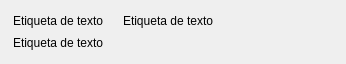
<?xml version="1.0" encoding="UTF-8"?>
<ui version="4.0">
 <class>TransactionFrame</class>
 <widget class="QFrame" name="TransactionFrame">
  <property name="geometry">
   <rect>
    <x>0</x>
    <y>0</y>
    <width>346</width>
    <height>64</height>
   </rect>
  </property>
  <property name="minimumSize">
   <size>
    <width>0</width>
    <height>64</height>
   </size>
  </property>
  <property name="maximumSize">
   <size>
    <width>540</width>
    <height>64</height>
   </size>
  </property>
  <property name="windowTitle">
   <string>Marco</string>
  </property>
  <property name="autoFillBackground">
   <bool>true</bool>
  </property>
  <property name="frameShape">
   <enum>QFrame::NoFrame</enum>
  </property>
  <property name="frameShadow">
   <enum>QFrame::Raised</enum>
  </property>
  <layout class="QHBoxLayout" name="horizontalLayout_2" stretch="0,0,0">
   <property name="leftMargin">
    <number>0</number>
   </property>
   <property name="topMargin">
    <number>0</number>
   </property>
   <property name="rightMargin">
    <number>0</number>
   </property>
   <property name="bottomMargin">
    <number>0</number>
   </property>
   <item>
    <widget class="QLabel" name="m_iconLabel">
     <property name="text">
      <string/>
     </property>
    </widget>
   </item>
   <item>
    <layout class="QVBoxLayout" name="verticalLayout">
     <property name="spacing">
      <number>0</number>
     </property>
     <item>
      <spacer name="verticalSpacer_2">
       <property name="orientation">
        <enum>Qt::Vertical</enum>
       </property>
       <property name="sizeType">
        <enum>QSizePolicy::Fixed</enum>
       </property>
       <property name="sizeHint" stdset="0">
        <size>
         <width>20</width>
         <height>10</height>
        </size>
       </property>
      </spacer>
     </item>
     <item>
      <layout class="QHBoxLayout" name="horizontalLayout" stretch="0,1">
       <property name="spacing">
        <number>20</number>
       </property>
       <item>
        <widget class="QLabel" name="m_timeLabel">
         <property name="text">
          <string>Etiqueta de texto</string>
         </property>
        </widget>
       </item>
       <item>
        <widget class="QLabel" name="m_amountLabel">
         <property name="text">
          <string>Etiqueta de texto</string>
         </property>
         <property name="alignment">
          <set>Qt::AlignRight|Qt::AlignTrailing|Qt::AlignVCenter</set>
         </property>
        </widget>
       </item>
      </layout>
     </item>
     <item>
      <widget class="QLabel" name="m_hashLabel">
       <property name="styleSheet">
        <string notr="true"/>
       </property>
       <property name="text">
        <string>Etiqueta de texto</string>
       </property>
       <property name="alignment">
        <set>Qt::AlignLeading|Qt::AlignLeft|Qt::AlignVCenter</set>
       </property>
       <property name="indent">
        <number>-1</number>
       </property>
       <property name="textInteractionFlags">
        <set>Qt::NoTextInteraction</set>
       </property>
      </widget>
     </item>
     <item>
      <spacer name="verticalSpacer">
       <property name="orientation">
        <enum>Qt::Vertical</enum>
       </property>
       <property name="sizeType">
        <enum>QSizePolicy::Fixed</enum>
       </property>
       <property name="sizeHint" stdset="0">
        <size>
         <width>20</width>
         <height>10</height>
        </size>
       </property>
      </spacer>
     </item>
    </layout>
   </item>
   <item>
    <spacer name="horizontalSpacer">
     <property name="orientation">
      <enum>Qt::Horizontal</enum>
     </property>
     <property name="sizeHint" stdset="0">
      <size>
       <width>40</width>
       <height>20</height>
      </size>
     </property>
    </spacer>
   </item>
  </layout>
 </widget>
 <resources/>
 <connections/>
</ui>
